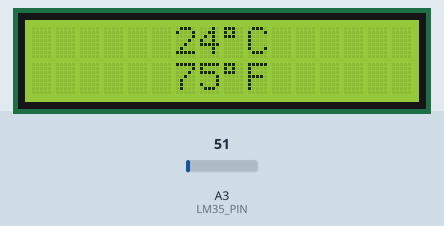
The sketch below on a simulated Arduino Uno, built with avr-gcc and run on an emulated ATmega328P. Shown: 16×2 character LCD. The test bench sets the inputs (shaded band); at power-on: A3 (LM35_PIN) = 51.

Above: at 1.2 s.
1.3 s: A3 (LM35_PIN) set to 61
At 3.3 s:
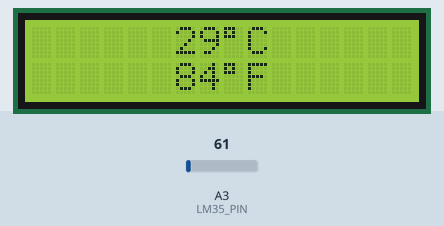
3.6 s: A3 (LM35_PIN) set to 71
At 4.8 s:
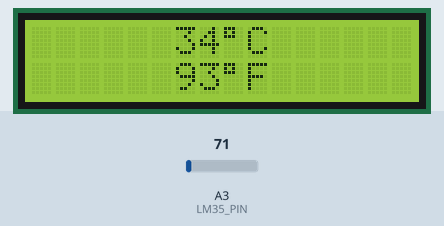
5.6 s: A3 (LM35_PIN) set to 86
At 7.4 s:
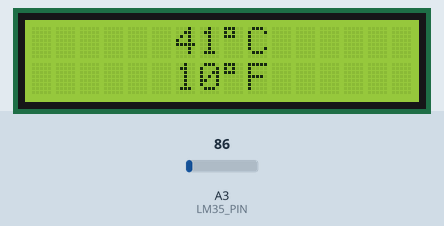
Timing chart, 0 to 8.9 s (numbered marks = the images above; inputs shaded):
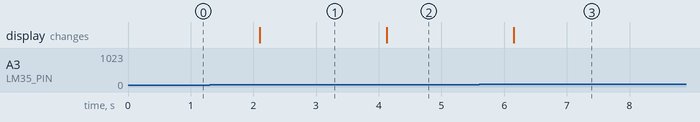

Measured:
- after the input at 1.3 s, the display: changes after 0.80 s (image 1)
- after the input at 3.6 s, the display: changes after 0.53 s (image 2)
- after the input at 5.6 s, the display: changes after 0.56 s (image 3)

The sketch:

Lcd_Termometer.ino
```cpp
/*
 * Thermometer for tinylab
 * created 22 Jan 2016
 * by Okan Saraçoğlu
 */


int temp_c = 0;
int temp_f = 0;

// set the LM35 temperature sensor pin A3
int LM35_PIN = A3;

// include the library code:
#include <Wire.h>
#include <LiquidTWI2.h>

// Connect via i2c, address 0x20
LiquidTWI2 lcd(0x20);

void setup() {
  Serial.begin(9600);
  // set the LCD type
  lcd.setMCPType(LTI_TYPE_MCP23008);

  lcd.begin(16, 2);

}

void loop() {
  // turn on the LCD backlight
  lcd.setBacklight(HIGH);

  // moving lcd cursor
  lcd.setCursor(6, 0);

  // reading lm35 temperature sensor and calculating temperature using raw value
  // temperature as celcius
  temp_c = (5.0 * analogRead(LM35_PIN) * 100.0) / 1024;
  // temperature as fahrenheit
  temp_f = ((temp_c * 9) / 5) + 32;

  // show the temperature with centigrade first line
  lcd.setCursor(6, 0);
  lcd.print(temp_c, 1);
  lcd.setCursor(8, 0);
  lcd.print((char)223);
  lcd.print("C");

 // show the temperature with fahrenheit second line
  lcd.setCursor(6, 1);
  lcd.print(temp_f, 1);
  lcd.setCursor(8, 1);
  lcd.print((char)223);
  lcd.print("F");

  delay(1000);
}
```
